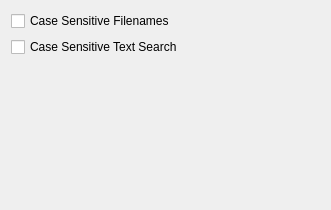
<?xml version="1.0" encoding="UTF-8"?>
<ui version="4.0">
 <author>David Sugar</author>
 <comment>** Copyright (C) 2011-2015 David Sugar, Tycho Softworks
**
** This file is part of coastal-qt.
**
** Coastal-qt is free software: you can redistribute it and/or modify
** it under the terms of the GNU General Public License as published
** by the Free Software Foundation, either version 3 of the License, or
** (at your option) any later version.
**
** coastal-qt is distributed in the hope that it will be useful,
** but WITHOUT ANY WARRANTY; without even the implied warranty of
** MERCHANTABILITY or FITNESS FOR A PARTICULAR PURPOSE.  See the
** GNU General Public License for more details.
**
** You should have received a copy of the GNU General Public License
** along with coastal-qt.  If not, see &lt;http://www.gnu.org/licenses/&gt;.</comment>
 <class>Config</class>
 <widget class="QDialog" name="Config">
  <property name="geometry">
   <rect>
    <x>0</x>
    <y>0</y>
    <width>331</width>
    <height>210</height>
   </rect>
  </property>
  <property name="windowTitle">
   <string notr="true">Dialog</string>
  </property>
  <layout class="QVBoxLayout" name="verticalLayout">
   <item>
    <widget class="QCheckBox" name="checkFilename">
     <property name="text">
      <string>Case Sensitive Filenames</string>
     </property>
    </widget>
   </item>
   <item>
    <widget class="QCheckBox" name="checkSensitive">
     <property name="text">
      <string>Case Sensitive Text Search</string>
     </property>
    </widget>
   </item>
   <item>
    <spacer name="verticalSpacer">
     <property name="orientation">
      <enum>Qt::Vertical</enum>
     </property>
     <property name="sizeHint" stdset="0">
      <size>
       <width>20</width>
       <height>40</height>
      </size>
     </property>
    </spacer>
   </item>
  </layout>
 </widget>
 <resources/>
 <connections/>
</ui>
